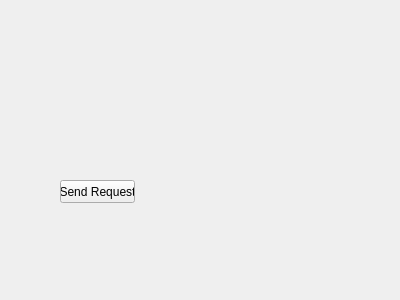
<?xml version="1.0" encoding="UTF-8"?>
<ui version="4.0">
 <class>Form</class>
 <widget class="QWidget" name="Form">
  <property name="geometry">
   <rect>
    <x>0</x>
    <y>0</y>
    <width>400</width>
    <height>300</height>
   </rect>
  </property>
  <property name="windowTitle">
   <string>Form</string>
  </property>
  <widget class="QPushButton" name="pushButtonSendReq">
   <property name="geometry">
    <rect>
     <x>60</x>
     <y>180</y>
     <width>75</width>
     <height>23</height>
    </rect>
   </property>
   <property name="text">
    <string>Send Request</string>
   </property>
  </widget>
 </widget>
 <resources/>
 <connections/>
</ui>
